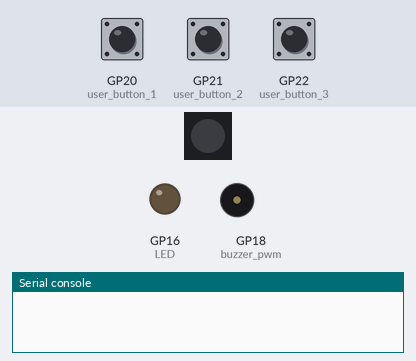
Bench run of a program on a simulated Raspberry Pi Pico running MicroPython. Parts: 1 RGB LEDs in strip order, left to right, output pins drawn as LEDs (lit = HIGH), buzzer (waves = sounding), the last lines printed to the serial console. The test bench sets the inputs (shaded band); at power-on: GP21 (user_button_2) HIGH, GP22 (user_button_3) HIGH, GP20 (user_button_1) HIGH. Dim RGB values are drawn brighter than linear; random numbers come from a fixed seed.

Above: at 1.2 s.
1.3 s: GP21 (user_button_2) pulled LOW for 0.3 s
At 1.62 s:
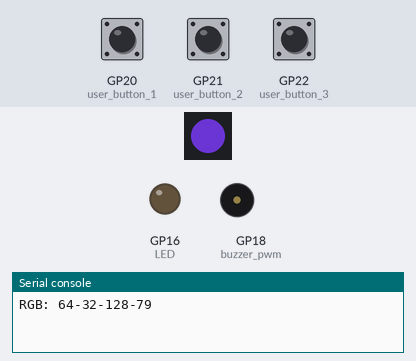
4.3 s: GP22 (user_button_3) pulled LOW for 0.3 s
At 4.9 s:
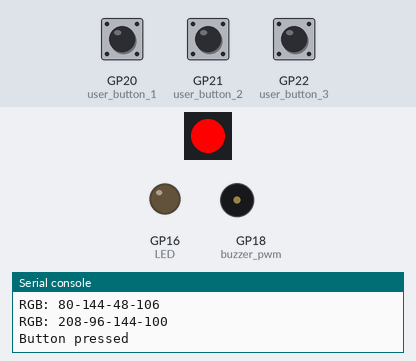
7.6 s: GP20 (user_button_1) pulled LOW for 0.3 s
At 7.88 s:
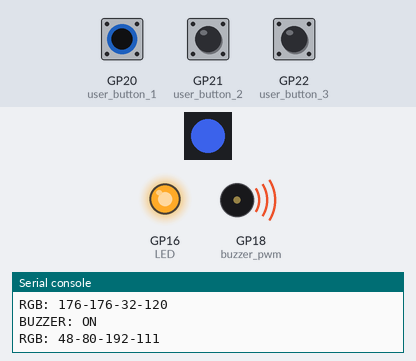
10.6 s: GP20 (user_button_1) pulled LOW for 1 s
At 11.64 s:
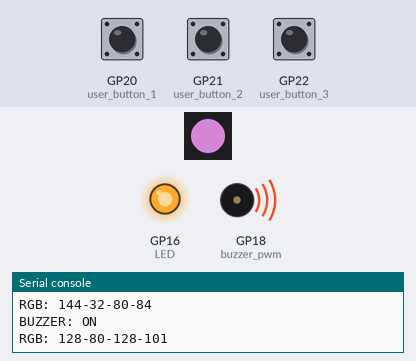
13.6 s: GP20 (user_button_1) pulled LOW for 0.3 s
At 13.9 s:
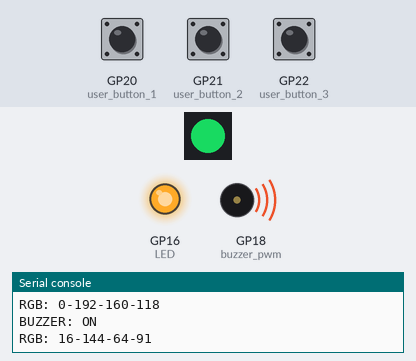
16.6 s: GP20 (user_button_1) pulled LOW for 3.2 s
At 19.91 s:
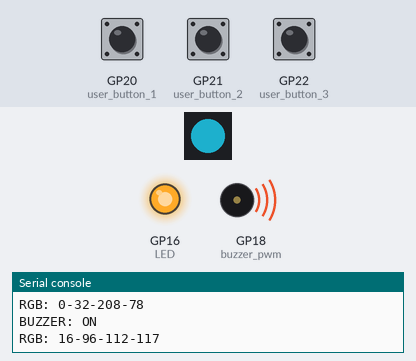
Timing chart, 0 to 22.3 s (numbered marks = the images above; inputs shaded):
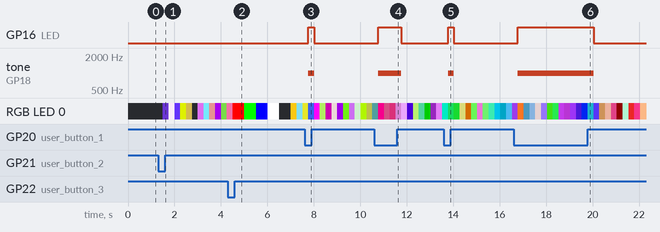

Measured:
- after the input at 1.3 s, RGB LED 0: off → RGB(64, 32, 128) after 0.20 s, → RGB(240, 224, 240) 0.25 s later, → RGB(96, 48, 240) 0.25 s later, → RGB(192, 208, 0) 0.25 s later, … (12 changes in this stretch)
- after the input at 7.6 s, GP16 (LED): LOW → HIGH after 0.16 s, → LOW 0.25 s later; tone on GP18 (buzzer_pwm): silent → 1000 Hz after 0.16 s, → silent 0.25 s later
- after the input at 10.6 s, GP16 (LED): LOW → HIGH after 0.17 s, → LOW 1.0 s later; tone on GP18 (buzzer_pwm): silent → 1000 Hz after 0.17 s, → silent 1.0 s later
- after the input at 13.6 s, GP16 (LED): LOW → HIGH after 0.18 s, → LOW 0.25 s later; tone on GP18 (buzzer_pwm): silent → 1000 Hz after 0.18 s, → silent 0.25 s later
- after the input at 16.6 s, GP16 (LED): LOW → HIGH after 0.18 s, → LOW 3.3 s later; tone on GP18 (buzzer_pwm): silent → 1000 Hz after 0.18 s, → silent 3.3 s later

The program:

Jirka.py
```python
import machine
import neopixel
import time
import random

# set-up Neopixel WS2812B on pin 28, 1 RGB LED present
np = neopixel.NeoPixel(machine.Pin(28), 1)

# set-up LED on pin 16 (build-in LED on GP25 is controlled by Wi-Fi module, not RP2040 MCU on Pico W variant)
LED = machine.Pin(16, machine.Pin.OUT)

# set-up PWM channel for Buzzer on pin 18
buzzer_pwm = machine.PWM(machine.Pin(18))
# set PWM frequency to 1000 Hz = 1 kHz
buzzer_pwm.freq(1000)

# set-up 3 used buttons (from left to right)
user_button_1 = machine.Pin(20, machine.Pin.IN)
user_button_2 = machine.Pin(21, machine.Pin.IN)
user_button_3 = machine.Pin(22, machine.Pin.IN)

# define initial values for all output devices
# set LED to off state
LED.value(0)

# set RGB LED to off state
red = 0
green = 0
blue = 0
brightness = 0

# write data to first Neopixel LED (array starts from 0 index)
np[0] = (red, green, blue, brightness)
np.write()

# flag to enable/disable RGB
enable_RGB = False

# set flag to False, button was not pressed initialy
button_pressed = False


# ****** GPIO interrupt handler function ******
def handle_interrupt(pin):
    # global variable/flag indicating press of precific button
    global button_pressed

    # check if pressed button is expected button
    if pin == user_button_3:
        # change state of flag to True/press detected
        button_pressed = True
    # handle wrong button press
    else:
        print("Not right button")
        print(pin)


# create simple interrupt handling for pressing button
user_button_3.irq(trigger=machine.Pin.IRQ_FALLING, handler=handle_interrupt)

# infinite while cycle = NEVER ENDS
while (1):

    # check if button_pressed flag is true, then do action, then clear flag
    if button_pressed:
        print("Button pressed")

        # RED
        np[0] = (255, 0, 0, 0)  # Red, green, blue, brightness
        np.write()
        time.sleep_ms(500)

        # GREEN
        np[0] = (0, 255, 0, 0)  # Red, green, blue, brightness
        np.write()
        time.sleep_ms(500)

        # BLUE
        np[0] = (0, 0, 255, 0)  # Red, green, blue, brightness
        np.write()
        time.sleep_ms(500)

        # WHITE
        np[0] = (255, 255, 255, 0)  # Red, green, blue, brightness
        np.write()
        time.sleep_ms(500)

        # ALL OFF
        np[0] = (0, 0, 0, 0)  # Red, green, blue, brightness
        np.write()
        time.sleep_ms(500)

        # clear status flag in the end
        button_pressed = False

    # check if user enables Buzzer
    # indicated by LED
    if user_button_1.value() == 0:
        buzzer_pwm.duty_u16(2 * 4096)
        LED.value(1)
        print("BUZZER: ON")
    else:
        LED.value(0)
        buzzer_pwm.duty_u16(0)

    # check if user wants to enable/disable RGB random color generator
    if user_button_2.value() == 0:
        # toggle/change state of enable_RGB flag
        enable_RGB = not enable_RGB

    # generate random RGB color
    if enable_RGB:
        # generate random values for RGB color LEDs
        red = random.randrange(0, 255, 16)
        green = random.randrange(0, 255, 16)
        blue = random.randrange(0, 255, 16)
        brightness = random.randrange(64, 128, 1)

        print("RGB: {}-{}-{}-{}".format(red, green, blue, brightness))

        # set and write color set to RGB LED on position 0 (first on the bus)
        np[0] = (red, green, blue, brightness)  # Red, green, blue, brightness
        np.write()
    else:
        # set RGB LED to off state
        red = 0
        green = 0
        blue = 0
        brightness = 0

        # write data to first Neopixel LED (array starts from 0 index)
        np[0] = (red, green, blue, brightness)
        np.write()

    # sleep defined time
    time.sleep_ms(250)
```
